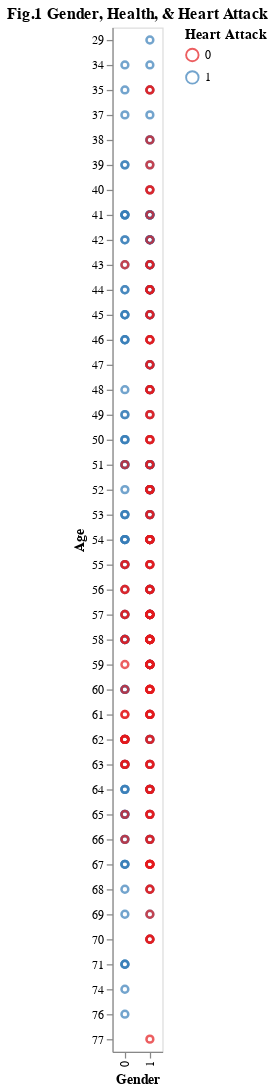

The code cell stored with this chart in its notebook:
### Markdown cell above
Above we can readily see some quick statistics on the dataset such as mean, minimum and maximum values. For instance, the mean age is around 54, the mean oxygen saturation in the blood is around 97. The youngest person is 29 and the oldest is 77, the lowest heart rate is 71 and the highest is 202, and the lowest level of oxygen saturation in the blood is 96.5; the highest level is 98.6.

### Code cell
# making plots

# making plots

awake_plot = ( 
    alt.Chart(awake_df)
    .mark_point()
    .encode(
        alt.X("sex:N", title ="Gender"),
        alt.Y("age:N", title = "Age"),
        alt.Color("Heart_attack:N", scale=alt.Scale(scheme="set1"), title="Heart Attack"
        ),
        tooltip=[
            "chest_pain:Q",
            "Rblood_pressure:Q",
            "cholesterol:Q",
            "Fblood_sugar:Q",
            "Rest_ECG:Q",
            "Max_heart_rate:Q",
            "Blood_oxygen:Q"
        ],
    )
    .properties(title="Fig.1 Gender, Health, & Heart Attack")
)
awake_plot

### Figure 1 — Vega-Lite specification as saved in the notebook (floating-point values rounded to 4 significant figures; data arrays with more than 128 entries replaced by an {"elided": "..."} marker saying what was removed)
{"config": {"view": {"continuousWidth": 400, "continuousHeight": 300}}, "data": {"name": "data-edb6959aedb8b6e09a998ad9e7e4249f"}, "mark": "point", "encoding": {"color": {"field": "Heart_attack", "scale": {"scheme": "set1"}, "title": "Heart Attack", "type": "nominal"}, "tooltip": [{"field": "chest_pain", "type": "quantitative"}, {"field": "Rblood_pressure", "type": "quantitative"}, {"field": "cholesterol", "type": "quantitative"}, {"field": "Fblood_sugar", "type": "quantitative"}, {"field": "Rest_ECG", "type": "quantitative"}, {"field": "Max_heart_rate", "type": "quantitative"}, {"field": "Blood_oxygen", "type": "quantitative"}], "x": {"field": "sex", "title": "Gender", "type": "nominal"}, "y": {"field": "age", "title": "Age", "type": "nominal"}}, "title": "Fig.1 Gender, Health, & Heart Attack", "$schema": "https://vega.github.io/schema/vega-lite/v4.17.0.json", "datasets": {"data-edb6959aedb8b6e09a998ad9e7e4249f": {"elided": "303 records"}}}
